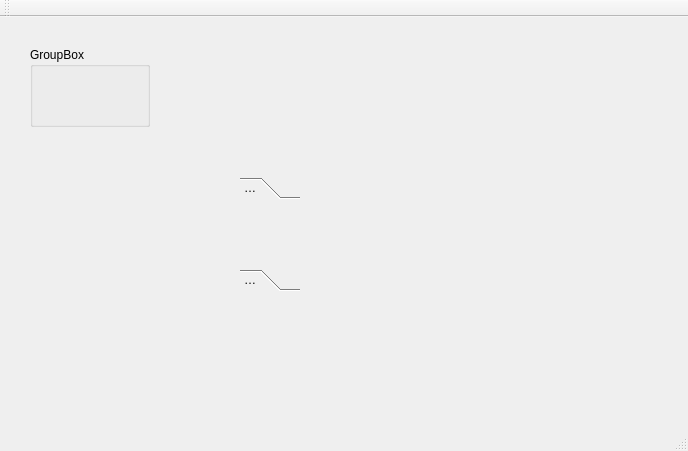
<?xml version="1.0" encoding="UTF-8"?>
<ui version="4.0">
 <class>MainWindow</class>
 <widget class="QMainWindow" name="MainWindow">
  <property name="geometry">
   <rect>
    <x>0</x>
    <y>0</y>
    <width>688</width>
    <height>451</height>
   </rect>
  </property>
  <property name="windowTitle">
   <string>MainWindow</string>
  </property>
  <widget class="QWidget" name="centralWidget">
   <widget class="QToolBox" name="toolBox">
    <property name="geometry">
     <rect>
      <x>240</x>
      <y>160</y>
      <width>60</width>
      <height>114</height>
     </rect>
    </property>
    <property name="currentIndex">
     <number>0</number>
    </property>
    <widget class="QWidget" name="page">
     <property name="geometry">
      <rect>
       <x>0</x>
       <y>0</y>
       <width>60</width>
       <height>60</height>
      </rect>
     </property>
     <attribute name="label">
      <string>Page 1</string>
     </attribute>
    </widget>
    <widget class="QWidget" name="page_2">
     <property name="geometry">
      <rect>
       <x>0</x>
       <y>0</y>
       <width>60</width>
       <height>60</height>
      </rect>
     </property>
     <attribute name="label">
      <string>Page 2</string>
     </attribute>
    </widget>
   </widget>
   <widget class="QGroupBox" name="groupBox">
    <property name="geometry">
     <rect>
      <x>30</x>
      <y>30</y>
      <width>120</width>
      <height>80</height>
     </rect>
    </property>
    <property name="title">
     <string>GroupBox</string>
    </property>
    <property name="flat">
     <bool>false</bool>
    </property>
    <property name="checkable">
     <bool>false</bool>
    </property>
   </widget>
  </widget>
  <widget class="QMenuBar" name="menuBar">
   <property name="geometry">
    <rect>
     <x>0</x>
     <y>0</y>
     <width>688</width>
     <height>20</height>
    </rect>
   </property>
  </widget>
  <widget class="QToolBar" name="mainToolBar">
   <attribute name="toolBarArea">
    <enum>TopToolBarArea</enum>
   </attribute>
   <attribute name="toolBarBreak">
    <bool>false</bool>
   </attribute>
  </widget>
  <widget class="QStatusBar" name="statusBar"/>
 </widget>
 <layoutdefault spacing="6" margin="11"/>
 <resources/>
 <connections/>
</ui>
